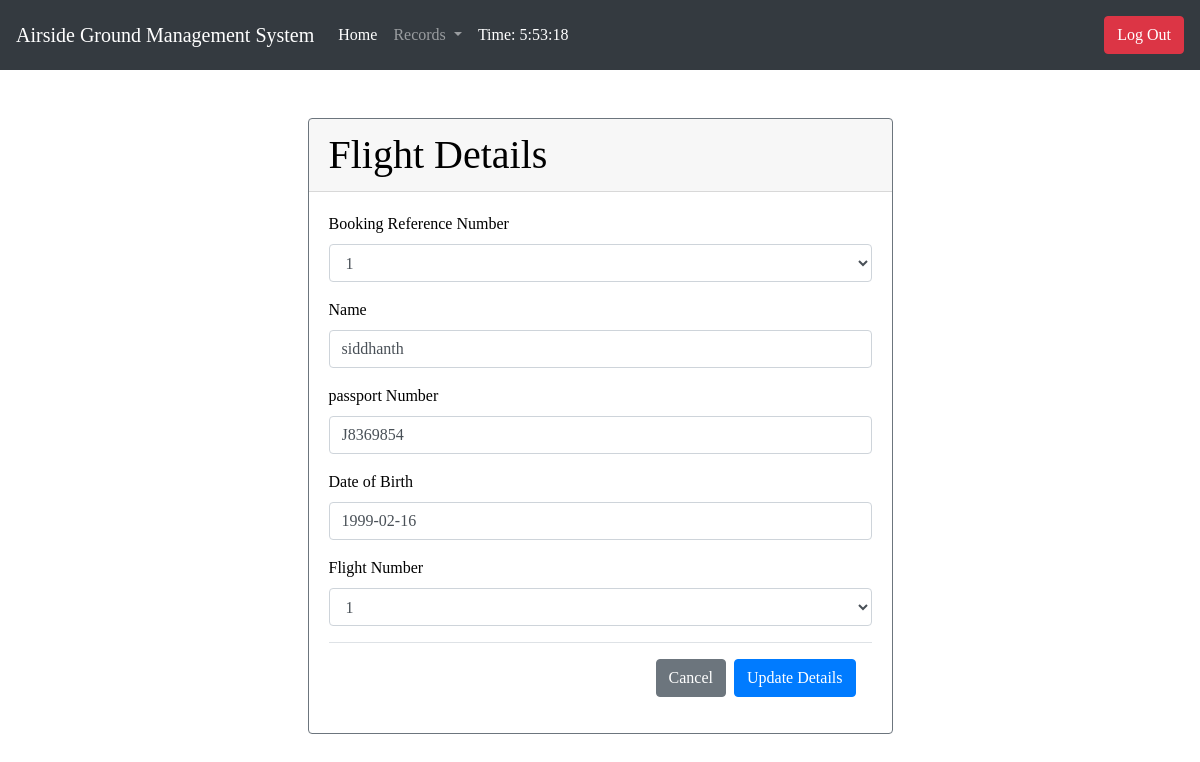
The app's page /passenger/update/1/ (signed in) with its own data.
### passenger/models.py (models this page shows, shortened)
class pnr(models.Model):
    pnr=models.CharField(max_length=9,primary_key=True)
    def __str__(self):
        return self.pnr

class passenger(models.Model):
    pnr=models.OneToOneField(pnr,on_delete=models.CASCADE,primary_key=True,related_name='p2')
    name=models.CharField(max_length=10)
    dob=models.DateField (auto_now=False, auto_now_add=False)
    passport_no= models.CharField(max_length=10,unique=True)
    fl_no=models.ForeignKey(FlightNum,on_delete=models.CASCADE)

### postlog/models.py (models this page shows)
class FlightNum(models.Model):
	fl_no =models.CharField(max_length=5,primary_key=True)
	def __str__(self):
		return self.fl_no

### passenger/views.py (the view)
# urls.py: path('update/<int:pk>/', views.passengerUpdatePageView.as_view(), name='passenger_update'),
class passengerUpdatePageView(UpdateView):
    template_name = "passenger_update.html"
    model = passenger
    form_class = passForm
    success_url = reverse_lazy('passenger_list')

### passenger/forms.py
class passForm(ModelForm):
    class Meta:
        model = passenger
        fields = ('pnr','name','passport_no','dob','fl_no')
        labels = {
            'pnr': ('Booking Reference Number'),
            'name': ('Name'),
            'dob': ('Date of Birth'),
            'passport_no': ('passport Number'),
            'fl_no': ('Flight Number'),
        }

### passenger/templates/passenger_update.html (shortened to what this page needs)
{% extends 'base_template1.html' %}
{% load static from staticfiles %}
{% load crispy_forms_tags %}
{% block content %}
<div class="row justify-content-center my-5">
    <div class="col-6">
        <div class="card border-secondary mb-3">
            <h1 class="card-header">Flight Details</h1>
            <div class="card-body">
                <form method="POST" novalidate>
                    {{ form|crispy }}
                    <div class="modal-footer">
                        <a href="{% url 'passenger_list'%}">
                            <button type="button" class="btn btn-secondary">Cancel</button>
                        </a>
                        <button type="submit" class="btn btn-primary">Update Details</button>
                    </div>
                </form>
            </div>
        </div>
    </div>
</div>
{% endblock %}

### assets/styles.css (style rules this page uses)
body { background-repeat: no-repeat; background-size: auto; color: #000; }
body * { font-family: Ubuntu; }
h1, h2, h3, h4, h5 { font-weight: normal; margin: 0; }
a, a:hover, a:visited { color: #fff; text-decoration: none; }

### records on screen
pnr: pnr "1"
passenger: name "siddhanth", passport_no "J8369854", dob "1999-02-16"
FlightNum: fl_no "1"
